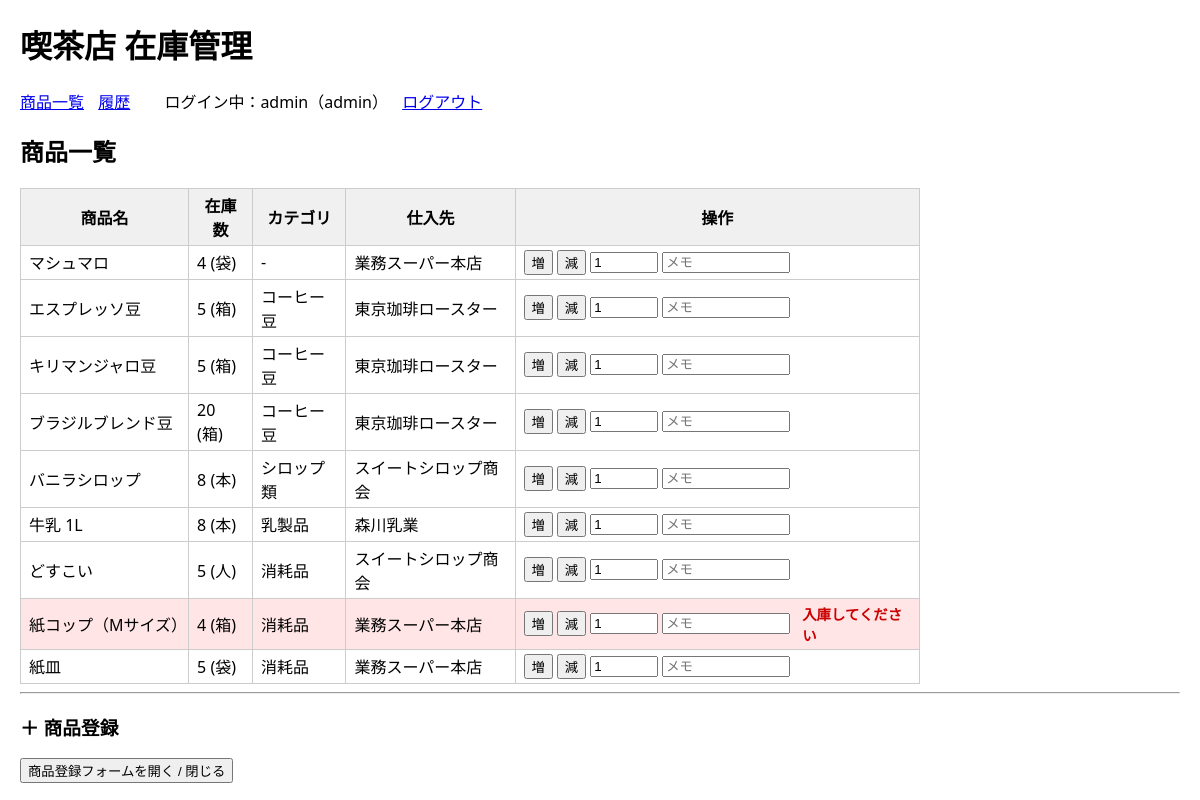
Screenshot of / (signed in) with the database file from the repository.
### tables this page shows
CREATE TABLE USERS (
    id INTEGER PRIMARY KEY,
    username TEXT NOT NULL UNIQUE,
    password_hash TEXT NOT NULL,
    role TEXT NOT NULL,
    created_at DATETIME DEFAULT CURRENT_TIMESTAMP
);

CREATE TABLE ITEMS (
    id INTEGER PRIMARY KEY,
    name TEXT NOT NULL,
    unit TEXT NOT NULL,
    stock INTEGER NOT NULL DEFAULT 0,
    threshold INTEGER NOT NULL DEFAULT 0,
    is_active INTEGER NOT NULL DEFAULT 1,   -- 0 or 1
    category_id INTEGER,
    supplier_id INTEGER,
    created_at DATETIME DEFAULT CURRENT_TIMESTAMP,
    FOREIGN KEY (category_id) REFERENCES CATEGORIES(id),
    FOREIGN KEY (supplier_id) REFERENCES SUPPLIERS(id)
);

CREATE TABLE SUPPLIERS (
    id INTEGER PRIMARY KEY,
    name TEXT NOT NULL,
    contact TEXT,
    email TEXT,
    created_at DATETIME DEFAULT CURRENT_TIMESTAMP
);

CREATE TABLE CATEGORIES (
    id INTEGER PRIMARY KEY,
    name TEXT NOT NULL,
    description TEXT,
    created_at DATETIME DEFAULT CURRENT_TIMESTAMP
);

### app.py (the view)
@app.route("/")
def item_list():
    db = get_db()
    items = db.execute(
        """
        SELECT
            ITEMS.id,
            ITEMS.name,
            ITEMS.unit,
            ITEMS.stock,
            ITEMS.threshold,
            CATEGORIES.name AS category_name,
            SUPPLIERS.name AS supplier_name
        FROM ITEMS
        LEFT JOIN CATEGORIES ON ITEMS.category_id = CATEGORIES.id
        LEFT JOIN SUPPLIERS ON ITEMS.supplier_id = SUPPLIERS.id
        WHERE ITEMS.is_active = 1
        ORDER BY
            CATEGORIES.name ASC,   -- カテゴリ名で並べ替え
            ITEMS.name ASC         -- 同じカテゴリ内は商品名順
        """
    ).fetchall()
    categories = db.execute(
        "SELECT id, name FROM CATEGORIES ORDER BY name"
    ).fetchall()
    suppliers = db.execute(
        "SELECT id, name FROM SUPPLIERS ORDER BY name"
    ).fetchall()
    return render_template(
        "items.html",
        items=items,
        categories=categories,
        suppliers=suppliers
    )

### app.py (called while the page is built)
def get_db():
    if "db" not in g:
        conn = sqlite3.connect(DATABASE)
        conn.row_factory = sqlite3.Row  # 行を dict っぽく扱えるようにする
        conn.execute("PRAGMA foreign_keys = ON;")
        g.db = conn
    return g.db

@app.before_request
def load_logged_in_user():
    user_id = session.get("user_id")
    if user_id is None:
        g.user = None
    else:
        db = get_db()
        user = db.execute(
            "SELECT id, username, role FROM USERS WHERE id = ?",
            (user_id,)
        ).fetchone()
        g.user = user

### templates/items.html (shortened to what this page needs)
{% extends "base.html" %}
{% block content %}
  <h2>商品一覧</h2>
  {% if items %}
    <table>
      <thead>
        <tr>
          <th>商品名</th>
          <th>在庫数</th>
          <th>カテゴリ</th>
          <th>仕入先</th>
          <th>操作</th>
        </tr>
      </thead>
      <tbody>
        {% for item in items %}
          <tr class="{% if item.stock < item.threshold %}low-stock{% endif %}">
            <td>{{ item.name }}</td>
            <td>{{ item.stock }} ({{ item.unit }})</td>
            <td>{{ item.category_name or "-" }}</td>
            <td>{{ item.supplier_name or "-" }}</td>
            <td>
              <form method="post" action="{{ url_for('update_stock') }}" style="display:inline-flex; gap:4px; align-items:center;">
                <button type="submit" name="action" value="in">増</button>
                <button type="submit" name="action" value="out">減</button>
                <input type="number" name="quantity" value="1" min="1" style="width:60px;">
                <input type="text" name="memo" placeholder="メモ" style="width:120px;">
                {% if item.stock < item.threshold %}
                  <span class="alert-text">入庫してください</span>
                {% endif %}
              </form>
            </td>
          </tr>
        {% endfor %}
      </tbody>
    </table>
  {% else %}
    <p>登録されている商品はまだありません。</p>
  {% endif %}
  <hr>
  <h3>＋ 商品登録</h3>
  <button type="button" onclick="toggleForm()">商品登録フォームを開く / 閉じる</button>
{% endblock %}

### templates/base.html (shortened to what this page needs)
<!doctype html>
<html lang="ja">
  <head>
    <link rel="stylesheet" href="{{ url_for('static', filename='style.css') }}">
  </head>
  <body>
    <header>
      <h1>喫茶店 在庫管理</h1>
      <nav>
        <a href="{{ url_for('item_list') }}">商品一覧</a>
        <a href="{{ url_for('movement_list') }}">履歴</a>
        {% if request.endpoint != 'login' %}
          {% if g.user %}
            <span>ログイン中：{{ g.user["username"] }}（{{ g.user["role"] }}）</span>
            <a href="{{ url_for('logout') }}" style="margin-left: 10px;">ログアウト</a>
          {% endif %}
        {% endif %}
      </nav>
    </header>
    {% block content %}{% endblock %}
  </body>
</html>

### static/style.css (style rules this page uses)
body { font-family: system-ui, sans-serif; margin: 20px; }
header { margin-bottom: 20px; }
nav a { margin-right: 10px; }
table { border-collapse: collapse; width: 100%; max-width: 900px; }
th, td { border: 1px solid #ccc; padding: 4px 8px; }
th { background: #f0f0f0; }
tr.low-stock { background-color: #ffe5e5; }
.alert-text { color: #c00; font-weight: bold; margin-left: 8px; font-size: 0.9rem; }

### rows the page displays
USERS: user.username "admin", user.role "admin"
ITEMS: name "マシュマロ", stock "4", unit "袋", category_name "-", name "業務スーパー本店"
ITEMS: name "エスプレッソ豆", stock "5", unit "箱", name "コーヒー豆", name "東京珈琲ロースター"
ITEMS: name "キリマンジャロ豆", stock "5", unit "箱", name "コーヒー豆", name "東京珈琲ロースター"
ITEMS: name "ブラジルブレンド豆", stock "20", unit "箱", name "コーヒー豆", name "東京珈琲ロースター"
ITEMS: name "バニラシロップ", stock "8", unit "本", name "シロップ類", name "スイートシロップ商会"
ITEMS: name "牛乳 1L", stock "8", unit "本", name "乳製品", name "森川乳業"
ITEMS: name "どすこい", stock "5", unit "人", name "消耗品", name "スイートシロップ商会"
ITEMS: name "紙コップ（Mサイズ）", stock "4", unit "箱", name "消耗品", name "業務スーパー本店", threshold "入庫してください"
ITEMS: name "紙皿", stock "5", unit "袋", name "消耗品", name "業務スーパー本店"
